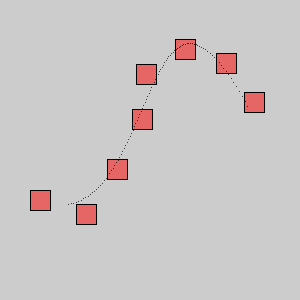
Frame 1 (no input)
Frame 60 (the mouse pressed at the canvas centre just before this capture): identical to frame 1, image omitted
Frame 120 (the mouse held since frame 60 and released just before this capture): identical to frame 1, image omitted

The Processing sketch that drew this single still picture (run headless with seeded random() and noise(); from frame 60 on, the mouse is pressed at the canvas centre):

// Processing sketch: CollectPoints
// ── CollectPoints.pde

float rect_radius = 10;

void setup()
{
  size(300, 300);
  rectMode(RADIUS);
  fill(255, 0, 0, 128);
  
  addPoint( 254 , 102 );
  addPoint( 226 , 63 );
  addPoint( 185 , 49 );
  addPoint( 146 , 74 );
  addPoint( 142 , 119 );
  addPoint( 117 , 169 );
  addPoint( 86 , 214 );
  addPoint( 40 , 200 );

  float a,b,c,d,e,f,g,h;
  
a =  199.58820651551;
b =  -282.729274733372;
c =  262.381286198212;
d =  68.7297914510659;
e =  687.752261379696;
f =  -739.350697299253;
g =  -46.382500063768;
h =  204.291098883492;

  for (float t = 0; t <= 1; t += 0.01)
  {
      float x = (a * t * t * t) + (b * t * t) + (c * t) + d;
      float y = (e * t * t * t) + (f * t * t) + (g * t) + h;

      point(x,y);
  }
}

void draw()
{
}

void mouseClicked()
{
  println("addPoint(", mouseX, ",", mouseY, ");");
  addPoint(mouseX, mouseY);
}

void addPoint(float x, float y)
{
  rect(x, y, rect_radius, rect_radius);
}
